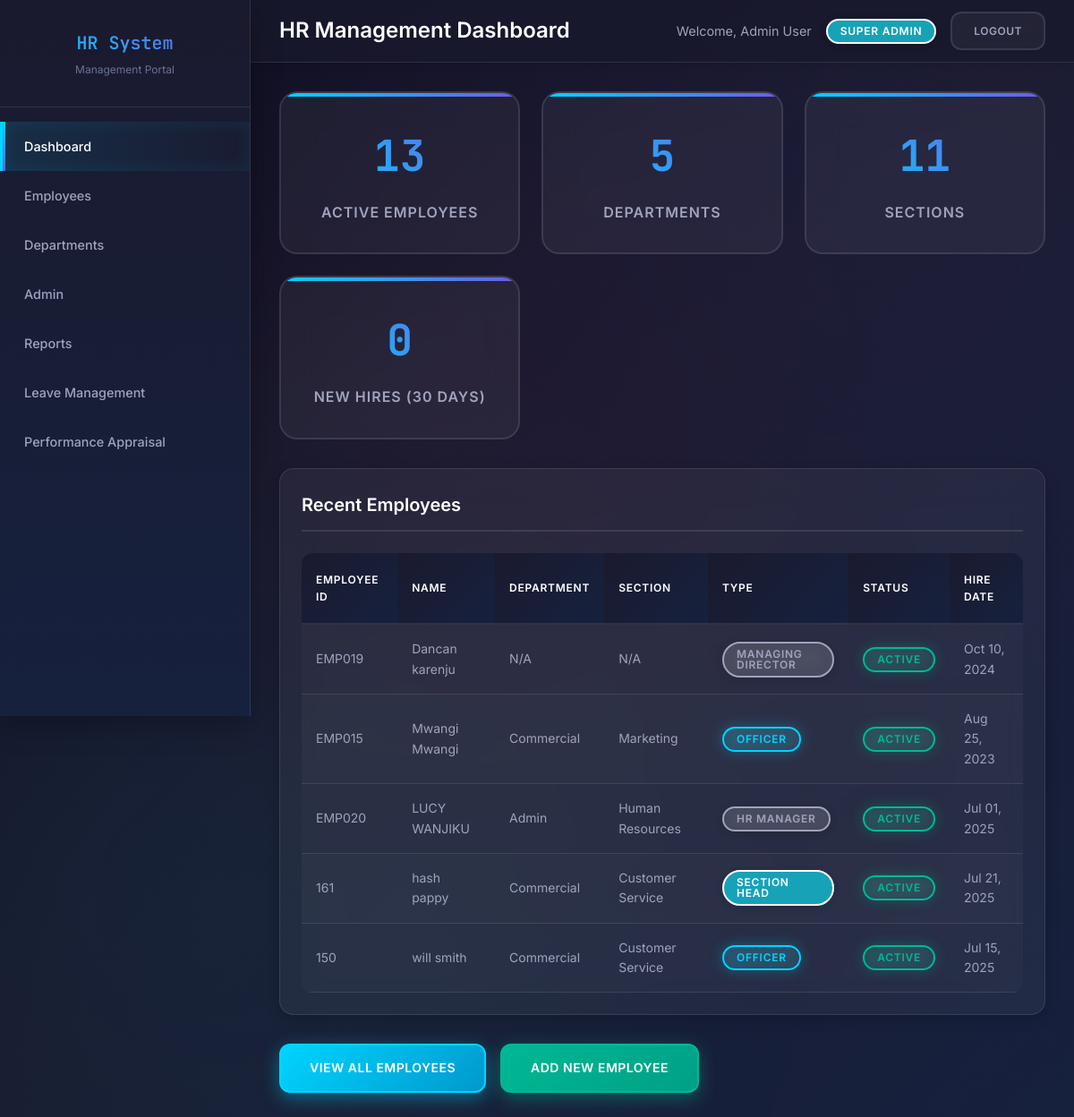
/dashboard.php (signed in), run on the app's committed database.
### tables this page shows
CREATE TABLE `departments` (
  `id` int(11) NOT NULL,
  `name` varchar(100) NOT NULL,
  `description` text DEFAULT NULL,
  `created_at` timestamp NOT NULL DEFAULT current_timestamp(),
  `updated_at` timestamp NOT NULL DEFAULT current_timestamp() ON UPDATE current_timestamp()
);

CREATE TABLE `employees` (
  `id` int(11) NOT NULL,
  `employee_id` varchar(50) DEFAULT NULL,
  `first_name` varchar(100) DEFAULT NULL,
  `last_name` varchar(100) DEFAULT NULL,
  `gender` varchar(10) NOT NULL,
  `national_id` int(10) NOT NULL,
  `email` varchar(255) DEFAULT NULL,
  `designation` varchar(50) NOT NULL,
  `phone` varchar(20) DEFAULT NULL,
  `date_of_birth` date NOT NULL,
  `address` text DEFAULT NULL,
  `department_id` int(11) DEFAULT NULL,
  `section_id` int(11) DEFAULT NULL,
  `position` varchar(100) DEFAULT NULL,
  `salary` decimal(10,2) DEFAULT NULL,
  `hire_date` date DEFAULT NULL,
  `employment_type` varchar(20) NOT NULL,
  `employee_type` varchar(20) NOT NULL,
  `profile_image_url` varchar(500) DEFAULT NULL,
  `created_at` timestamp NOT NULL DEFAULT current_timestamp(),
  `updated_at` timestamp NOT NULL DEFAULT current_timestamp() ON UPDATE current_timestamp(),
  `employee_status` enum('active','inactive','resigned','fired','retired') NOT NULL DEFAULT 'active'
);

CREATE TABLE `sections` (
  `id` int(11) NOT NULL,
  `name` varchar(100) NOT NULL,
  `description` text DEFAULT NULL,
  `department_id` int(11) DEFAULT NULL,
  `created_at` timestamp NOT NULL DEFAULT current_timestamp(),
  `updated_at` timestamp NOT NULL DEFAULT current_timestamp() ON UPDATE current_timestamp()
);

### dashboard.php (the view, shortened to what this page needs)
<?php
$user = [
    'first_name' => isset($_SESSION['user_name']) ? explode(' ', $_SESSION['user_name'])[0] : 'User',
    'last_name' => isset($_SESSION['user_name']) ? (explode(' ', $_SESSION['user_name'])[1] ?? '') : '',
    'role' => $_SESSION['user_role'] ?? 'guest',
    'id' => $_SESSION['user_id']
];
function hasPermission($requiredRole) {
    $userRole = $_SESSION['user_role'] ?? 'guest';
    $roles = [
        'super_admin' => 3,
        'hr_manager' => 2,
        'dept_head' => 1,
        'employee' => 0
    ];
    $userLevel = $roles[$userRole] ?? 0;
    $requiredLevel = $roles[$requiredRole] ?? 0;
    return $userLevel >= $requiredLevel;
}
function getEmployeeTypeBadge($type) {
    $badges = [
        'full_time' => 'badge-primary',
        'part_time' => 'badge-info',
        'contract' => 'badge-warning',
        'temporary' => 'badge-secondary',
        'officer' => 'badge-primary',
        'section_head' => 'badge-info',
        'manager' => 'badge-success'
    ];
    return $badges[$type] ?? 'badge-light';
}
function getEmployeeStatusBadge($status) {
    $badges = [
        'active' => 'badge-success',
        'on_leave' => 'badge-warning',
        'terminated' => 'badge-danger',
        'resigned' => 'badge-secondary'
    ];
    return $badges[$status] ?? 'badge-light';
}
function formatDate($date) {
    return date('M d, Y', strtotime($date));
}
$conn = getConnection();
$result = $conn->query("SELECT COUNT(*) as count FROM employees WHERE employee_status = 'active'");
$totalEmployees = $result->fetch_assoc()['count'];
$result = $conn->query("SELECT COUNT(*) as count FROM departments");
$totalDepartments = $result->fetch_assoc()['count'];
$result = $conn->query("SELECT COUNT(*) as count FROM sections");
$totalSections = $result->fetch_assoc()['count'];
$result = $conn->query("SELECT COUNT(*) as count FROM employees WHERE hire_date >= (CURDATE() - INTERVAL 30 DAY)");
$recentHires = $result->fetch_assoc()['count'];
$result = $conn->query("
    SELECT e.*,
           e.first_name,
           e.last_name,
           d.name as department_name,
           s.name as section_name
    FROM employees e
    LEFT JOIN departments d ON e.department_id = d.id
    LEFT JOIN sections s ON e.section_id = s.id
    ORDER BY e.created_at DESC
    LIMIT 5
");
$recentEmployees = [];
if ($result) {
    while ($row = $result->fetch_assoc()) {
        $recentEmployees[] = $row;
    }
}
?>
<!DOCTYPE html>
<html lang="en">
<head>
    <link rel="stylesheet" href="style.css">
</head>
<body>
    <div class="container">
        <div class="sidebar">
            <div class="sidebar-brand">
                <h1>HR System</h1>
                <p>Management Portal</p>
            </div>
            <nav class="nav">
                <ul>
                    <li><a href="dashboard.php" class="active">Dashboard</a></li>
                    <li><a href="employees.php">Employees</a></li>
                    <?php if (hasPermission('hr_manager')): ?>
                    <li><a href="departments.php">Departments</a></li>
                    <?php endif; ?>
                    <?php if (hasPermission('super_admin')): ?>
                   <li><a href="admin.php?tab=users">Admin</a></li>
                   <?php elseif (hasPermission('hr_manager')): ?>
                  <li><a href="admin.php?tab=financial">Admin</a></li>
                   <?php endif; ?>
                    <?php if (hasPermission('hr_manager')): ?>
                    <li><a href="reports.php">Reports</a></li>
                    <?php endif; ?>
                    <?php if (hasPermission('hr_manager')|| hasPermission('super_admin')||hasPermission('dept_head')||hasPermission('officer')): ?>
                    <li><a href="leave_management.php">Leave Management</a></li>
                    <?php endif; ?>
                    <li><a href="employee_appraisal.php">Performance Appraisal</a></li>
                </ul>
            </nav>
        </div>
        <div class="main-content">
            <div class="header">
                <h1>HR Management Dashboard</h1>
                <div class="user-info">
                    <span>Welcome, <?php echo htmlspecialchars($user['first_name'] . ' ' . $user['last_name']); ?></span>
                    <span class="badge badge-info"><?php echo ucwords(str_replace('_', ' ', $user['role'])); ?></span>
                    <a href="logout.php" class="btn btn-secondary btn-sm">Logout</a>
                </div>
            </div>
            <div class="content">
                <div class="stats-grid">
                    <div class="stat-card">
                        <h3><?php echo $totalEmployees; ?></h3>
                        <p>Active Employees</p>
                    </div>
                    <div class="stat-card">
                        <h3><?php echo $totalDepartments; ?></h3>
                        <p>Departments</p>
                    </div>
                    <div class="stat-card">
                        <h3><?php echo $totalSections; ?></h3>
                        <p>Sections</p>
                    </div>
                    <div class="stat-card">
                        <h3><?php echo $recentHires; ?></h3>
                        <p>New Hires (30 days)</p>
                    </div>
                </div>
                <div class="table-container">
                    <h3>Recent Employees</h3>
                    <table class="table">
                        <thead>
                            <tr>
                                <th>Employee ID</th>
                                <th>Name</th>
                                <th>Department</th>
                                <th>Section</th>
                                <th>Type</th>
                                <th>Status</th>
                                <th>Hire Date</th>
                            </tr>
                        </thead>
                        <tbody>
                            <?php if (empty($recentEmployees)): ?>
                                <tr>
                                    <td colspan="7" class="text-center">No employees found</td>
                                </tr>
                            <?php else: ?>
                                <?php foreach ($recentEmployees as $employee): ?>
                                <tr>
                                    <td><?php echo htmlspecialchars($employee['employee_id']); ?></td>
                                    <td><?php echo htmlspecialchars($employee['first_name'] . ' ' . $employee['last_name']); ?></td>
                                    <td><?php echo htmlspecialchars($employee['department_name'] ?? 'N/A'); ?></td>
                                    <td><?php echo htmlspecialchars($employee['section_name'] ?? 'N/A'); ?></td>
                                    <td>
                                        <span class="badge <?php echo getEmployeeTypeBadge($employee['employee_type'] ?? ''); ?>">
                                            <?php
                                            $type = $employee['employee_type'] ?? '';
                                            echo $type ? ucwords(str_replace('_', ' ', $type)) : 'N/A';
                                            ?>
                                        </span>
                                    </td>
                                    <td>
                                        <span class="badge <?php echo getEmployeeStatusBadge($employee['employee_status'] ?? ''); ?>">
                                            <?php
                                            $status = $employee['employee_status'] ?? '';
                                            echo $status ? ucwords($status) : 'N/A';
                                            ?>
                                        </span>
                                    </td>
                                    <td><?php echo formatDate($employee['hire_date']); ?></td>
                                </tr>
                                <?php endforeach; ?>
                            <?php endif; ?>
                        </tbody>
                    </table>
                </div>
                <div class="action-buttons">
                    <a href="employees.php" class="btn btn-primary">View All Employees</a>
                    <?php if (hasPermission('hr_manager')): ?>
                        <a href="employees.php?action=add" class="btn btn-success">Add New Employee</a>
                    <?php endif; ?>
                </div>
            </div>
        </div>
    </div>
</body>
</html>

### data on the page
departments: name "Admin User"
employees: employee "EMP019", first_name+last_name "Dancan karenju", department_name "N/A", section_name "N/A", employee_type "MANAGING DIRECTOR", employee_status "ACTIVE", hire_date "Oct 10, 2024"
employees: employee "EMP015", first_name+last_name "Mwangi Mwangi", department.name "Commercial", section.name "Marketing", employee_type "OFFICER", employee_status "ACTIVE", hire_date "Aug 25, 2023"
employees: employee "EMP020", first_name+last_name "LUCY WANJIKU", department.name "Admin", section.name "Human Resources", employee_type "HR MANAGER", employee_status "ACTIVE", hire_date "Jul 01, 2025"
employees: employee "161", first_name+last_name "hash pappy", department.name "Commercial", section.name "Customer Service", employee_type "SECTION HEAD", employee_status "ACTIVE", hire_date "Jul 21, 2025"
employees: employee "150", first_name+last_name "will smith", department.name "Commercial", section.name "Customer Service", employee_type "OFFICER", employee_status "ACTIVE", hire_date "Jul 15, 2025"

### other printed values
str_replace('_', ' ', $user['role']) "SUPER ADMIN"
$totalEmployees "13"
$totalDepartments "5"
$totalSections "11"
$recentHires "0"
